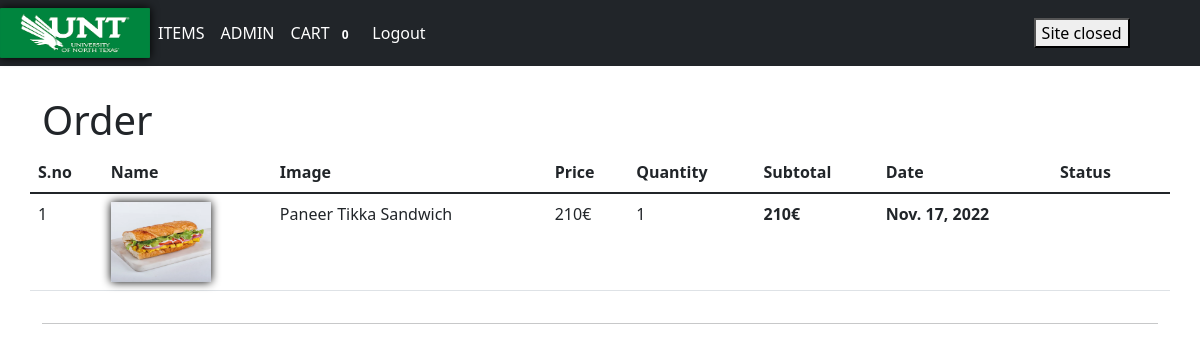
The page /order (signed in) on the database its author committed.
### store/models/order.py (models this page shows)
class Order(models.Model):
	product = models.ForeignKey(Product,on_delete=models.CASCADE)
	customer = models.ForeignKey(Customer,on_delete=models.CASCADE)
	quantity = models.IntegerField(default=1)
	price = models.IntegerField()
	date = models.DateField(default=datetime.datetime.today)
	address = models.CharField(max_length=255,blank=True)
	phone = models.CharField(max_length=15,blank=True)
	completed = models.BooleanField(default=False)
	def __str__(self):
		return self.customer.email

### store/models/product.py (models this page shows, shortened)
class Product(models.Model):
	name = models.CharField(max_length=220)
	price = models.IntegerField(default=0)
	category = models.ForeignKey(Category,on_delete=models.CASCADE,default=1)
	description = models.TextField()
	image = models.ImageField(upload_to='upload/products')
	date = models.DateTimeField(auto_now_add=True)
	def __str__(self):
		return self.name

### store/middlewares/auth.py (the view)
	def middleware(request):
		returnUlr = request.META['PATH_INFO']
		if not request.session.get('customer'):
			return redirect(f'login?return_url={returnUlr}')
		return get_response(request)

### store/templatetags/cart.py (called while the page is built)
@register.filter(name="multipy")
def multipy(num,num2):
	return num*num2

### store/views/order.py (called while the page is built)
	def get(self,request):
		customer_id = request.session.get('customer')
		orders = Order.objects.filter(customer=customer_id).order_by("-date").order_by("-id")
		print(orders)
		return render(request,'order.html',{"orders":orders})

### store/templates/order.html
{% extends 'base.html' %} {% load cart %} {% block title %} UNT Foodies | CANTEEN {% endblock %} {% block content %}
<div class="container mt-5">
    <div class="row mt-5">
        <h1 class="font-weight-light">Order</h1>
        <table class="table table-hover">
            <thead>
                <tr>
                    <th>S.no</th>
                    <th>Name</th>
                    <th>Image</th>
                    <th>Price</th>
                    <th>Quantity</th>
                    <th>Subtotal</th>
                    <th>Date</th>
                    <th>Status</th>
                </tr>
            </thead>
            <tbody>
                {% for order in orders %}
                <tr>
                    <td>{{ forloop.counter }}</td>
                    <td><img height="80px" width="100px" src="{{ order.product.image.url }}" alt=""></td>
                    <td>{{ order.product }}</td>
                    <td>{{ order.price }}&#8364;</td>
                    <td>{{ order.quantity }}</td>
                    <th>{{ order.quantity|multipy:order.price}}&#8364; </th>
                    <th>{{ order.date }}</th>
                    {% if order.completed %}
                    <th><span class="badge badge-success">Completed</span></th>
                    {% else %}
                    <th><span class="badge badge-warning">Pending</span></th>
                    {% endif %}
                </tr>
                {% endfor %}
            </tbody>
        </table>
    </div>
    <hr>
</div>
{% endblock %}

### store/static/css/style.css (style rules this page uses)
img { box-shadow: 0px 0px 10px black; border-radius: 1px; border-color: forestgreen; }

### rows shown on the page
Order: product.image (picture), product "Paneer Tikka Sandwich", price "210", quantity "1", quantity|multipy "210", date "Nov. 17, 2022"

### other values the page prints
{{ request.session.cart.keys|length }} "0"
